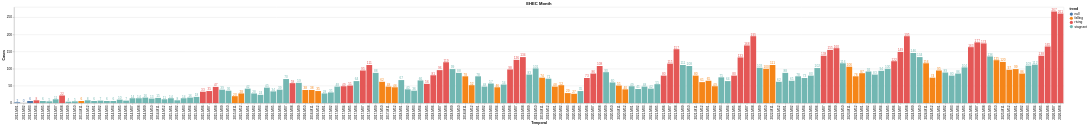

This figure's notebook cell:
### Code cell
#Gruppieren nach Jahren und Werte summieren


bar_month = alt.Chart(data_month).mark_bar().encode(
    x=alt.X("temporal:N", title="Temporal"),
    y=alt.Y("value:Q", title="Cases"),
    color=alt.Color("trend:N")
).properties(
    title="EHEC Month"
)

# Textlabels
text = bar_month.mark_text(
    align="center",
    dy=-5,
    size=10
).encode(
    text="value:Q"
)

bar_month = bar_month + text
bar_month

### Figure 1 — Vega-Lite specification as saved in the notebook (floating-point values rounded to 4 significant figures; data arrays with more than 128 entries replaced by an {"elided": "..."} marker saying what was removed)
{"config": {"view": {"continuousWidth": 300, "continuousHeight": 300}}, "layer": [{"mark": {"type": "bar"}, "encoding": {"color": {"field": "trend", "type": "nominal"}, "x": {"field": "temporal", "title": "Temporal", "type": "nominal"}, "y": {"field": "value", "title": "Cases", "type": "quantitative"}}, "title": "EHEC Month"}, {"mark": {"type": "text", "align": "center", "dy": -5, "size": 10}, "encoding": {"color": {"field": "trend", "type": "nominal"}, "text": {"field": "value", "type": "quantitative"}, "x": {"field": "temporal", "title": "Temporal", "type": "nominal"}, "y": {"field": "value", "title": "Cases", "type": "quantitative"}}, "title": "EHEC Month"}], "data": {"name": "data-6dcaaa4d34b74fa04cff746508aaf9a6"}, "$schema": "https://vega.github.io/schema/vega-lite/v6.1.0.json", "datasets": {"data-6dcaaa4d34b74fa04cff746508aaf9a6": {"elided": "164 records"}}}
